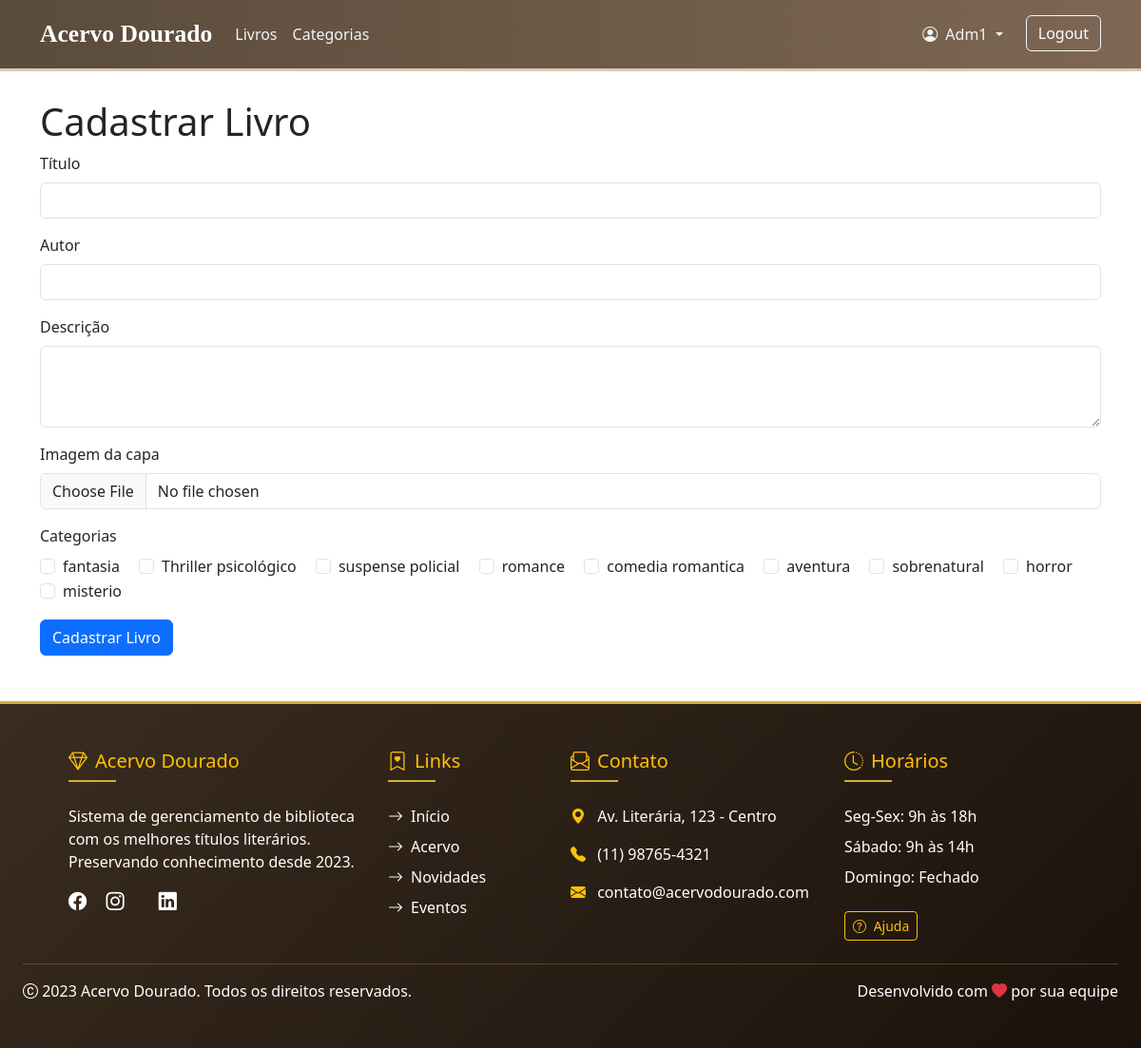
/views/livro/new.php (signed in), run on the app's committed database.
### tables this page shows
CREATE TABLE `categoria` (
  `id_categoria` int(11) NOT NULL,
  `nome_categoria` varchar(100) NOT NULL
);

### config/db.php (called while the page is built, shortened)
<?php
class Database {
    private $host = "localhost";
    private $dbname = "biblioteca";
    private $username = "root";
    private $password = "";
    private $pdo;
    public function __construct() {
        try {
            $dsn = "mysql:host={$this->host};dbname={$this->dbname};charset=utf8";
            $this->pdo = new PDO($dsn, $this->username, $this->password, [
                PDO::ATTR_ERRMODE => PDO::ERRMODE_EXCEPTION
            ]);
        } catch (PDOException $e) {
            die("Erro de conexão: " . $e->getMessage());
        }
    }
    public function getConnection() {
        return $this->pdo;
    }
}
?>

### model/CategoriaModel.php (called while the page is built, shortened)
<?php
require_once __DIR__ . '/../config/db.php';
class CategoriaModel {
    private $pdo;
    public function __construct() {
        $db = new Database();
        $this->pdo = $db->getConnection();
    }
    public function listarTodos() {
        $stmt = $this->pdo->query("SELECT * FROM categoria");
        return $stmt->fetchAll(PDO::FETCH_ASSOC);
    }
}

### views/livro/new.php (the view, shortened to what this page needs)
<?php
require_once '../../model/CategoriaModel.php';
$categorias = new CategoriaModel();
$listar = $categorias->listarTodos();
require_once __DIR__ . '/../../public/partials/header.php';
require_once __DIR__ . '/../../public/partials/navbar.php';
?>
<div class="container mt-5 mb-5">
    <h1>Cadastrar Livro</h1>
    <form method="POST" action="../../controller/LivroController.php" enctype="multipart/form-data">
        <div class="mb-3">
            <label for="titulo" class="form-label">Título</label>
            <input type="text" id="titulo" name="titulo" class="form-control" required>
        </div>
        <div class="mb-3">
            <label for="autor" class="form-label">Autor</label>
            <input type="text" id="autor" name="autor" class="form-control" required>
        </div>
        <div class="mb-3">
            <label for="descricao" class="form-label">Descrição</label>
            <textarea id="descricao" name="descricao" class="form-control" rows="3"></textarea>
        </div>
        <div class="mb-3">
            <label for="imagem" class="form-label">Imagem da capa</label>
            <input type="file" name="imagem" id="imagem" class="form-control">
        </div>
        <div class="mb-3">
            <label class="form-label">Categorias</label>
            <div>
                <?php foreach ($listar as $listars): ?>
                    <div class="form-check form-check-inline">
                        <input
                            class="form-check-input"
                            type="checkbox"
                            id="categoria<?= $listars['id_categoria'] ?>"
                            name="categorias[]"
                            value="<?= $listars['id_categoria'] ?>"
                        >
                        <label class="form-check-label" for="categoria<?= $listars['id_categoria'] ?>">
                            <?= htmlspecialchars($listars['nome_categoria']) ?>
                        </label>
                    </div>
                <?php endforeach; ?>
            </div>
        </div>
        <button type="submit" class="btn btn-primary">Cadastrar Livro</button>
    </form>
</div>
<?php require_once __DIR__ . '/../../public/partials/footer.php' ?>

### public/partials/css/style.css (style rules this page uses)
:root { --primary-color: #5a4b3b; --secondary-color: #7e6754; --accent-color: #d8cab3; --text-dark: #3d3326; --text-medium: #5a4b3b; --text-light: #7c6f63; --white: #ffffff; --off-white: #f8f6f4; }
html, body { height: 100%; }
body { padding-top: 6 !important; margin-top: 0 !important; display: flex; flex-direction: column; }

### views/livro/new.php (style rules this page uses)
body { padding-top: 56px; }

### data on the page
categoria: nome_categoria "fantasia"
categoria: nome_categoria "Thriller psicológico"
categoria: nome_categoria "suspense policial"
categoria: nome_categoria "romance"
categoria: nome_categoria "comedia romantica"
categoria: nome_categoria "aventura"
categoria: nome_categoria "sobrenatural"
categoria: nome_categoria "horror"
categoria: nome_categoria "misterio"

### other printed values
$_SESSION['nome'] "Adm1"
